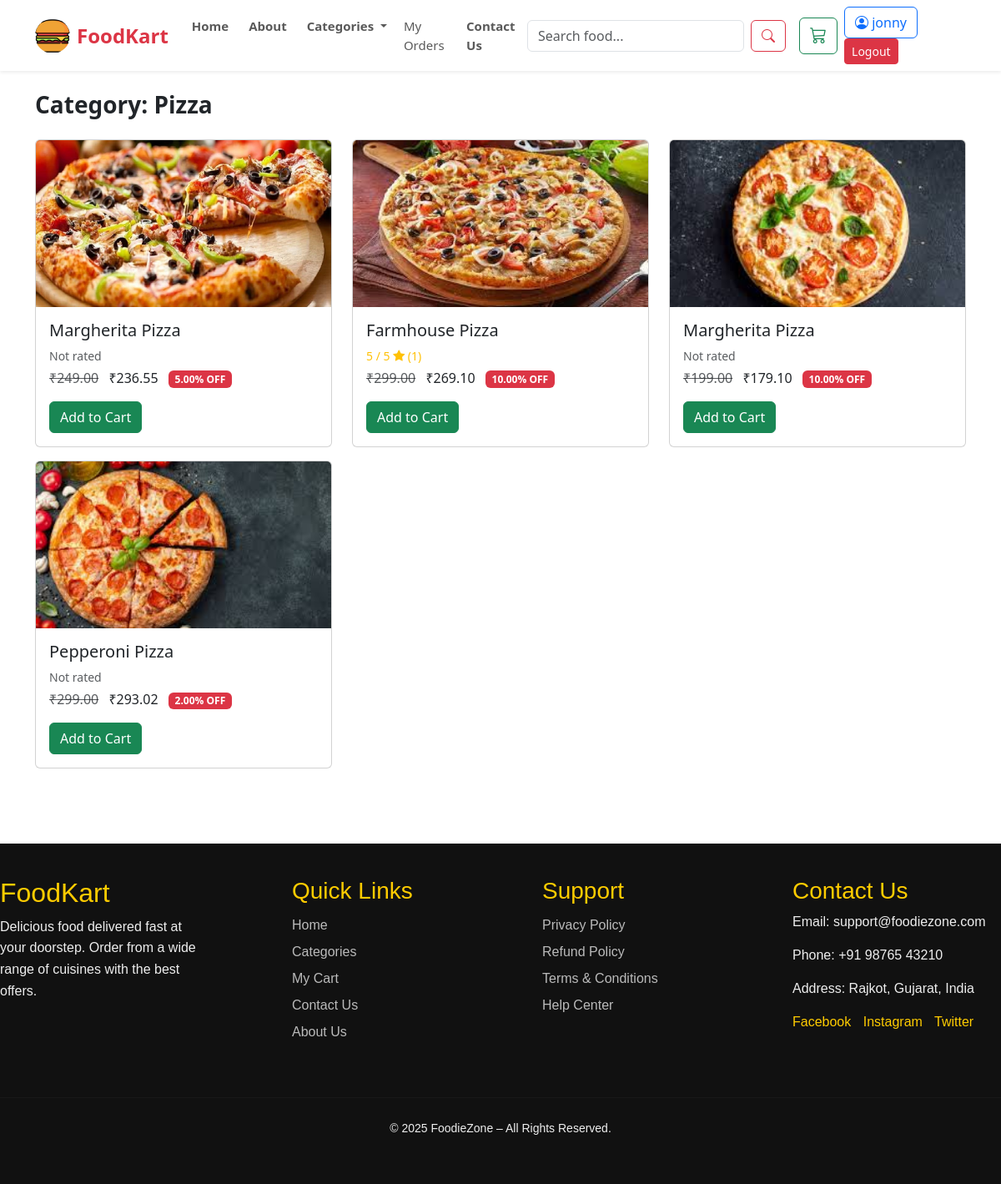
The app's page /public/category.php?id=9 (signed in) with its own data.
### tables this page shows
CREATE TABLE `categories` (
  `id` int(11) NOT NULL,
  `name` varchar(100) DEFAULT NULL,
  `image` varchar(255) DEFAULT NULL
);

CREATE TABLE `food_items` (
  `id` int(11) NOT NULL,
  `category_id` int(11) DEFAULT NULL,
  `name` varchar(100) DEFAULT NULL,
  `description` text DEFAULT NULL,
  `price` decimal(10,2) DEFAULT NULL,
  `image` varchar(255) DEFAULT NULL,
  `available` tinyint(1) DEFAULT 1,
  `discount_percent` decimal(5,2) NOT NULL DEFAULT 0.00,
  `discount_active` tinyint(1) NOT NULL DEFAULT 0
);

### public/category.php (the view, shortened to what this page needs)
<?php
include('layout.php');
$cat_id = intval($_GET['id']);
$cat = $conn->query("SELECT * FROM categories WHERE id=$cat_id")->fetch_assoc();
?>
<h3 class="fw-bold mb-4">Category: <?php echo htmlspecialchars($cat['name']); ?></h3>
<div class="row">
    <?php
    $items = $conn->query("SELECT * FROM food_items WHERE category_id=$cat_id AND available=1");
    while ($row = $items->fetch_assoc()):
    ?>
        <div class="col-md-4 mb-3">
            <div class="card">
                <img src="/food_order_system/uploads/<?php echo $row['image']; ?>"
                    class="card-img-top" style="height:200px;object-fit:cover;">
                <div class="card-body">
                    <?php
                    $r_q = $conn->query("SELECT AVG(rating) AS avg_rating, COUNT(*) AS cnt FROM ratings WHERE food_id=" . intval($row['id']));
                    $r_data = $r_q ? $r_q->fetch_assoc() : ['avg_rating' => 0, 'cnt' => 0];
                    $r_avg = round(floatval($r_data['avg_rating']), 1);
                    $r_cnt = intval($r_data['cnt']);
                    ?>
                    <h5><?php echo htmlspecialchars($row['name']); ?></h5>
                    <?php if ($r_cnt > 0): ?>
                        <p class="small text-warning mb-1"><?php echo $r_avg; ?> / 5 <i class="bi bi-star-fill"></i> (<?php echo $r_cnt; ?>)</p>
                    <?php else: ?>
                        <p class="small text-muted mb-1">Not rated</p>
                    <?php endif; ?>
                    <?php
                    $price = floatval($row['price']);
                    $discounted_price = $price;
                    if (isset($row['discount_active']) && $row['discount_active'] == 1 && isset($row['discount_percent']) && $row['discount_percent'] > 0) {
                        $discounted_price = round($price * (1 - floatval($row['discount_percent']) / 100), 2);
                    }
                    ?>
                    <p>
                        <?php if ($discounted_price < $price): ?>
                            <span class="text-decoration-line-through text-muted">₹<?php echo number_format($price, 2); ?></span>
                            <span class="ms-2">₹<?php echo number_format($discounted_price, 2); ?></span>
                            <small class="badge bg-danger ms-2"><?php echo htmlspecialchars($row['discount_percent']); ?>% OFF</small>
                        <?php else: ?>
                            ₹<?php echo number_format($price, 2); ?>
                        <?php endif; ?>
                    </p>
                    <?php if (isset($_SESSION['user_id'])): ?>
                        <a href="cart.php?action=add&id=<?php echo $row['id']; ?>" class="btn btn-success">Add to Cart</a>
                    <?php else: ?>
                        <a href="login.php?msg=Please login to add items" class="btn btn-secondary">Add to Cart</a>
                    <?php endif; ?>
                </div>
            </div>
        </div>
    <?php endwhile; ?>
</div>

### public/layout.php (style rules this page uses)
html, body { height: 100%; }
body { display: flex; flex-direction: column; }

### records on screen
categories: name "Pizza"
food_items: image (picture), name "Margherita Pizza", shows "Not rated", price "249.00", discounted_price "236.55", discount_percent "5.00"
food_items: image (picture), name "Farmhouse Pizza", r_avg "5", r_cnt "1", price "299.00", discounted_price "269.10", discount_percent "10.00"
food_items: image (picture), name "Margherita Pizza", shows "Not rated", price "199.00", discounted_price "179.10", discount_percent "10.00"
food_items: image (picture), name "Pepperoni Pizza", shows "Not rated", price "299.00", discounted_price "293.02", discount_percent "2.00"

### other values on screen
$_SESSION['user_name'] "jonny"
